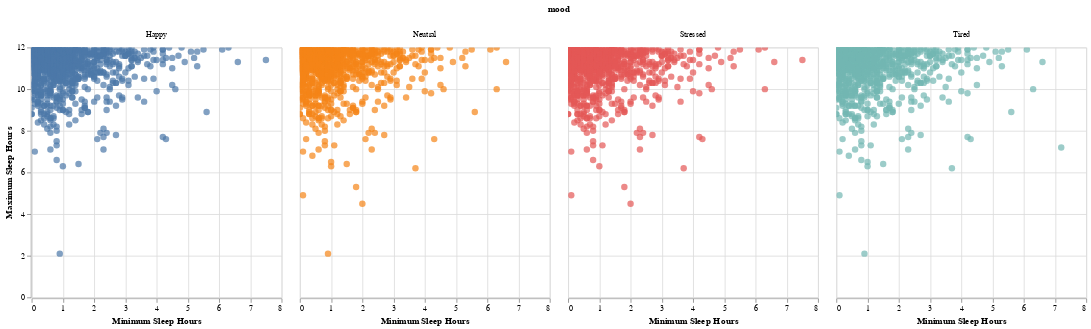

Notebook source saved alongside this figure:
### Code cell
# Aggregate data: Find min and max sleep for each user
df_sleep = df.groupby("user_id")["sleep_hours"].agg(["min", "max"]).reset_index()
df_sleep = df_sleep.merge(df[["user_id", "mood"]].drop_duplicates(), on="user_id", how="left")

# Create scatter plot with facets for each mood
scatter = alt.Chart(df_sleep).mark_circle(size=60).encode(
    x=alt.X("min", title="Minimum Sleep Hours"),
    y=alt.Y("max", title="Maximum Sleep Hours"),
    color=alt.Color("mood", legend=None),
    tooltip=["user_id", "min", "max", "mood"]
).facet(
    column="mood"  # Create separate plots for each mood
).interactive()

# Show plot
scatter

### Figure 1 — Vega-Lite specification as saved in the notebook (floating-point values rounded to 4 significant figures; data arrays with more than 128 entries replaced by an {"elided": "..."} marker saying what was removed)
{"config": {"view": {"continuousWidth": 300, "continuousHeight": 300}}, "data": {"name": "data-02f6c4f0c8c7402b172f3ca2f473972f"}, "facet": {"column": {"field": "mood", "type": "nominal"}}, "spec": {"mark": {"type": "circle", "size": 60}, "encoding": {"color": {"field": "mood", "legend": null, "type": "nominal"}, "tooltip": [{"field": "user_id", "type": "quantitative"}, {"field": "min", "type": "quantitative"}, {"field": "max", "type": "quantitative"}, {"field": "mood", "type": "nominal"}], "x": {"field": "min", "title": "Minimum Sleep Hours", "type": "quantitative"}, "y": {"field": "max", "title": "Maximum Sleep Hours", "type": "quantitative"}}, "name": "view_1"}, "params": [{"name": "param_1", "select": {"type": "interval", "encodings": ["x", "y"]}, "bind": "scales", "views": ["view_1"]}], "$schema": "https://vega.github.io/schema/vega-lite/v5.20.1.json", "datasets": {"data-02f6c4f0c8c7402b172f3ca2f473972f": {"elided": "3647 records"}}}
